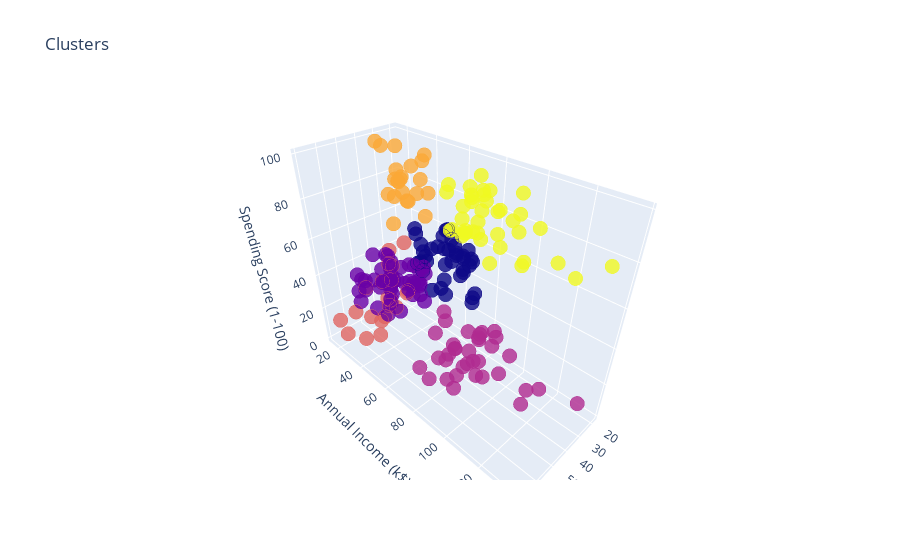

The notebook cell this image was saved under:
### Code cell
df2['labels'] = labels

trace = go.Scatter3d(
                    x = df2['Age'],
                    y = df2['Annual Income (k$)'],
                    z = df2['Spending Score (1-100)'],
                    mode = 'markers',
                    marker=dict(color=df2['labels'], size = 5, line=dict(color=df2['labels'], width=12), opacity=0.8)
                    )
    
data = [trace]
layout = go.Layout(
                    title='Clusters',
                    scene= dict(
                                xaxis = dict(title = 'Age'),
                                yaxis = dict(title = 'Annual Income (k$)'),
                                zaxis = dict(title = 'Spending Score (1-100)'))
                                )

fig = go.Figure(data=data, layout=layout)
py.offline.iplot(fig)
plt.show()

### Figure 1 — Plotly figure (JSON) as saved in the notebook; plotly's stock layout.template omitted (floating-point values rounded to 4 significant figures; data arrays with more than 128 entries replaced by an {"elided": "..."} marker saying what was removed)
{"data": [{"marker": {"color": {"elided": "200 int values"}, "line": {"color": {"elided": "200 int values"}, "width": 12}, "opacity": 0.8, "size": 5}, "mode": "markers", "type": "scatter3d", "x": {"elided": "200 int values"}, "y": {"elided": "200 int values"}, "z": {"elided": "200 int values"}}], "layout": {"scene": {"xaxis": {"title": {"text": "Age"}}, "yaxis": {"title": {"text": "Annual Income (k$)"}}, "zaxis": {"title": {"text": "Spending Score (1-100)"}}}, "title": {"text": "Clusters"}}}
